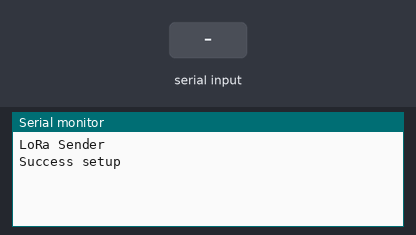
Recording of a sketch running on a simulated ESP32. Shown: the last lines printed to the serial monitor. Inputs (shaded band) come from the test bench. No radio packets arrive unless stated.

Above: at 1.2 s.
1.3 s: "1" received over Serial
At 3.5 s:
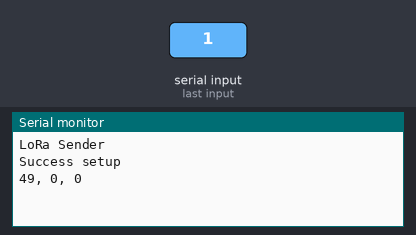
3.8 s: "0" received over Serial
At 5.2 s:
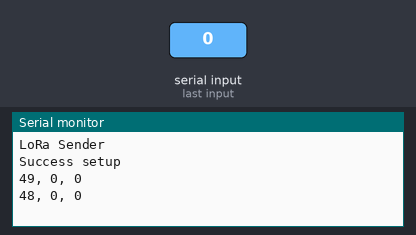
5.3 s: "2" received over Serial
At 7.8 s:
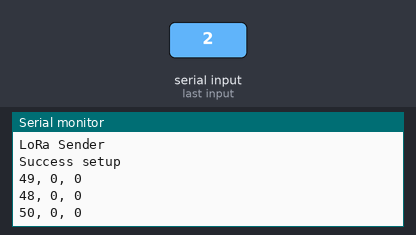

The sketch:

esp32_lovis.ino
```cpp
#include <SPI.h>
#include <LoRa.h>

int SyncWord = 0x22;
uint8_t data[3];


void setup() {
  Serial.begin(1000000);

  while (!Serial);
  Serial.println("LoRa Sender");
  if (!LoRa.begin(433E6)) { // or 915E6, the MHz speed of yout module
    Serial.println("Starting LoRa failed!");
    while (1);
  }
  LoRa.setSpreadingFactor(7);           // ranges from 6-12,default 7 see API docs
  LoRa.setSignalBandwidth(500E3 );           // for -139dB (page - 112)
  LoRa.setCodingRate4(5);                 // for -139dB (page - 112)
  LoRa.setSyncWord(SyncWord);
  LoRa.setTxPower(20, true);
  Serial.println("Success setup");

}

void loop() {
  if(Serial.available()){
    Serial.readBytes(data, 3);
    LoRa.beginPacket();
    LoRa.write(data, 3);
    LoRa.endPacket();
    Serial.print(data[0]);
    Serial.print(", ");
    Serial.print(data[1]);
    Serial.print(", ");
    Serial.println(data[2]);
//    delay(50);
  }

//  Serial.println(val);

}
```

Measured:
- after the input at 1.3 s, the serial monitor: prints a new line after 1.1 s (image 1)
- after the input at 3.8 s, the serial monitor: prints a new line after 1.1 s (image 2)
- after the input at 5.3 s, the serial monitor: prints a new line after 1.1 s (image 3)
